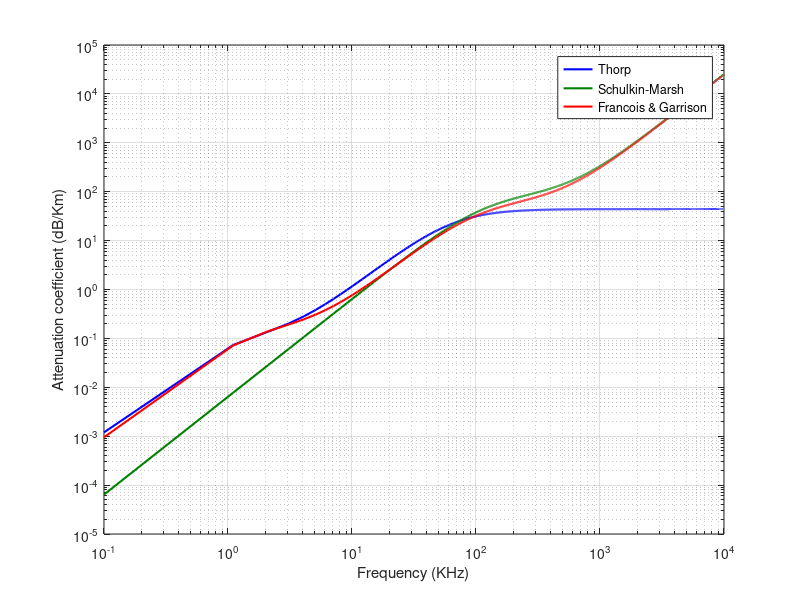

The MATLAB script that drew this image:
%file saved as USP2_1.m
frequency = 0.1:10000;
depth = 10;
depth_max = 1000;
temperature = 15; 
salinity = 35; 
A = 2.34*10^-6;
B = 3.38*10^-6;
relaxation_Frequency = 21.9 * 10^(6-1520/(temperature+273));
pressure = 1.01 * (1 + depth * 0.1);
P1 = 1; 
P2 = 1 - (1.37*10^-4)*depth_max + (6.2 * 10^-9 * depth_max^2);
P3 = 1 - (3.83*10^-5)*depth_max + (4.9 * 10^-10 * depth_max^2);
c = 1412 + 3.21*temperature + 1.19*salinity + 0.0167*depth_max;
f1 = 2.8 * sqrt((salinity/35)) * 10^(4 - (1245/(temperature+273)));
f2 = (8.17 * 10^(8-1990/(temperature+273))) / (1 + 0.0018*(salinity-35));
ph = 8.1;
A1 = ((8.686/c) * 10^(0.78*ph - 5));
A2 = 21.44*(salinity/c)*(1 + 0.025*temperature);
if temperature<=20
A3 = (4.937 * 10^-4) - (2.59 * 10^-5)*temperature ...
    + (9.11 * 10^-7)*(temperature^2) - (1.5 *10^-8)*(temperature^3);
else
A3 = (3.964 * 10^-4) - (1.146 * 10^-5)*temperature ...
    + (1.45 * 10^-7)*(temperature^2) - (6.5.*10^-10)*(temperature^3);
end

thorp = ((0.11.*frequency.^2)./(1+frequency.^2)) ...
    + ((44.*frequency.^2)./(4100+frequency.^2));

shulkin_Marsh = 8.686*10^3*(((salinity.*A.*relaxation_Frequency.*frequency.^2) ...
    ./(relaxation_Frequency.^2 + frequency.^2)) ...
    + (B.*frequency.^2)./relaxation_Frequency) ...
    .*(1 - 6.54*10.^-4.*pressure);

francois_Garrison = ((A1.*P1.*f1.*frequency.^2)./(f1.^2 + frequency.^2))...
    + ((A2.*P2.*f2.*frequency.^2)./(f2.^2 + frequency.^2)) ...
    + (A3.*P3.*frequency.^2);

figure(); 
loglog(frequency,thorp,'b','linewidth',1.5), hold on; 
loglog(frequency,shulkin_Marsh,'color',[0 0.5 0],'linewidth',1.5), hold on; 
loglog(frequency,francois_Garrison,'r','linewidth',1.5);
grid on;
xlabel('Frequency (KHz)'); 
ylabel('Attenuation coefficient (dB/Km)'); 
legend('Thorp','Schulkin-Marsh','Francois & Garrison');
